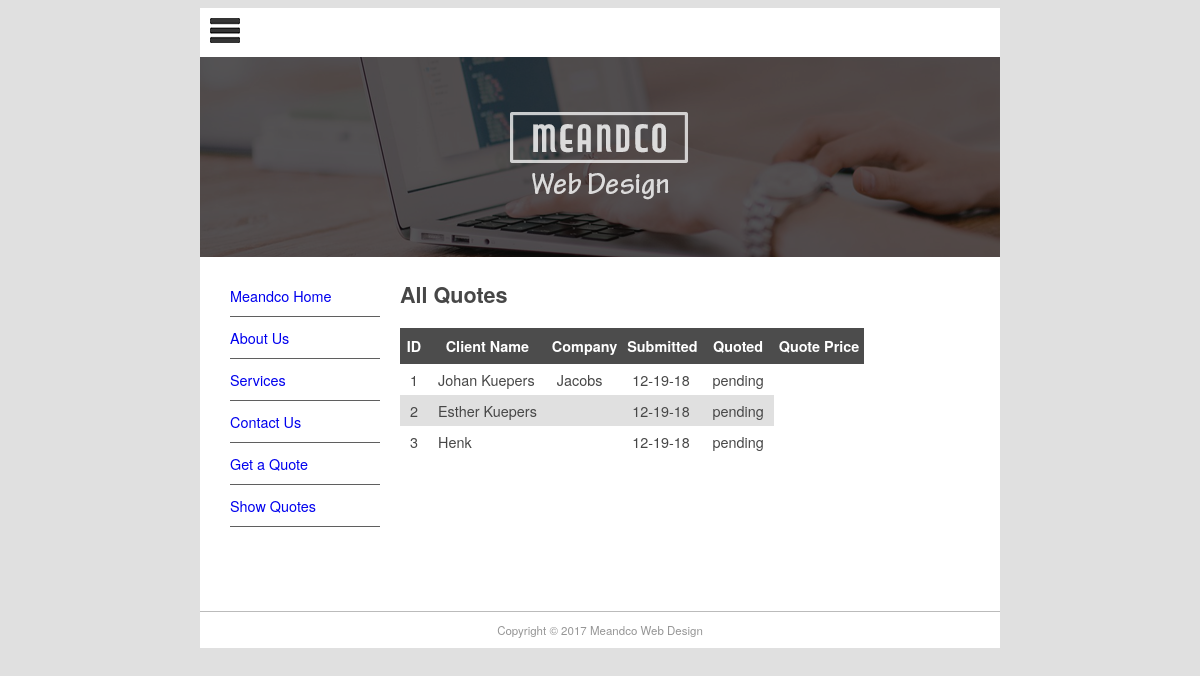
The page /quote/show on the database as committed earlier.
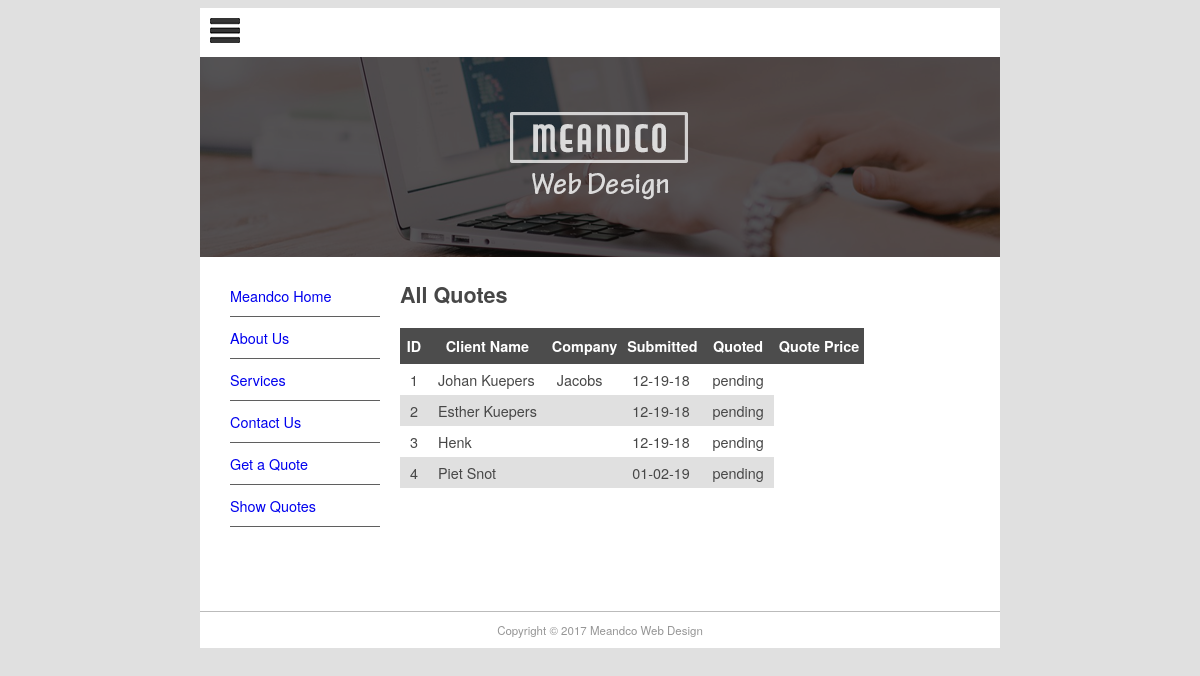
The same page on the database as committed later.
### pages/models.py (models this page shows, shortened)
class Page(models.Model):
    title = models.CharField(max_length=60)
    permalink = models.CharField(max_length=12, unique=True)
    update_date = models.DateTimeField('Last Updated')
    bodytext = models.TextField('Page Content', blank=True)

### quotes/models.py (models this page shows, shortened)
class Quote(models.Model):
    name = models.CharField(max_length=100)
    position = models.CharField(max_length=60, blank=True)
    company = models.CharField(max_length=60, blank=True)
    address = models.CharField(max_length=200, blank=True)
    phone = models.CharField(max_length=30, blank=True)
    email = models.EmailField()
    web = models.URLField(blank=True)
    description = models.TextField()
    sitestatus = models.CharField(max_length=20, choices=STATUS_CHOICES)
    priority = models.CharField(max_length=40, choices=PRIORITY_CHOICES)
    jobfile = models.FileField(upload_to='uploads/', blank=True)
    submitted = models.DateField(auto_now_add=True)
    quotedate = models.DateField(blank=True, null=True)
    quoteprice = models.DecimalField(decimal_places=2, max_digits=7, blank=True, default=0)
    username = models.ForeignKey(User, blank=True, null=True, on_delete=models.CASCADE)

### quotes/views.py (the view)
# urls.py: path('show', QuoteList.as_view(), name='show-quotes')
class QuoteList(ListView):
    model = Quote
    context_object_name = 'all_quotes'
    def get_context_data(self, **kwargs):
        context = super(QuoteList, self).get_context_data(**kwargs)
        context['page_list'] = Page.objects.all()
        return context

### quotes/templates/quotes/quote_list.html (shortened to what this page needs)
{% extends "quotes/quote.html" %}
{% block content %}
    <h1>All Quotes</h1>
<table style="border-collapse:collapse">
    <tr class="quotehdr"><th>ID</th><th>Client Name</th>
        <th>Company</th><th>Submitted</th>
        <th>Quoted</th><th>Quote Price</th>
    </tr>
    {% for quote in all_quotes %}
    <tr class="quoterow {% cycle '' 'altrow' %}">
        <td>{{ quote.id }}</td>
        <td>{{ quote.name }}</td>
        <td>{{ quote.company }}</td>
        <td>{{ quote.submitted|date:"m-d-y" }}</td>
        <td>{{ quote.quotedate|date:"m-d-y"|default:"pending" }}</td>
    </tr>
    {% endfor %}
</table>
{% endblock content %}

### quotes/templates/quotes/quote.html (shortened to what this page needs)
{% extends "base.html" %}
{% block sidenav %}
    {% for page in page_list %}
        <li><a href="{{ page.permalink }}">{{ page.title }}</a></li>
    {% endfor %}
{% endblock sidenav %}

### mfdw_site/templates/base.html (shortened to what this page needs)
{% load static %}
<!DOCTYPE html>
<html>
<head>
    <link href="{% static 'main.css' %}" rel="stylesheet" type="text/css">
</head>
<body>
    <div id="wrapper">
        <header id="header">
            <div id="logo">
                <img src="{% static 'logo.jpg' %}" alt=""/>
            </div>
            <div id="topbanner">
                <img src="{% static 'top_banner.png' %}" width="800" height="200" alt=""/>
            </div>
        </header>
        <aside id="leftsidebar">
            <nav id="nav">
                <ul>
                    {% block sidenav %}{% endblock sidenav %}
                    <li><a href="/contact">Contact Us</a></li>
                    <li><a href="/quote/">Get a Quote</a></li>
                    <li><a href="/quote/show">Show Quotes</a></li>
                </ul>
            </nav>
        </aside>
        <section id="main">
            {% block content %}{% endblock content %}
        </section>
        <footer id="footer">Copyright &copy; 2017 Meandco Web Design</footer>
    </div>
</body>
</html>

### mfdw_site/static/main.css (style rules this page uses)
#header { border-style: none; width: 800px; height: auto; }
#wrapper { margin-top: 0px; margin-left: auto; margin-right: auto; background-color: #FFFFFF; width: 800px; }
body { background-color: #E0E0E0; font-family: Gotham, "Helvetica Neue", Helvetica, Arial, sans-serif; font-size: 0.9em; text-align: justify; color: #474747; }
#footer { text-align: center; font-size: 0.8em; margin-top: 5px; padding-top: 10px; padding-bottom: 10px; background-color: #FFFFFF; border-top: thin solid #BBBBBB; clear: both; color: #969696; }
#nav li { padding-top: 10px; padding-bottom: 10px; font-size: 1em; list-style-type: none; border-bottom: thin solid #5F5F5F; color: #4C4C4C; left: 0px; list-style-position: inside; margin-left: -10px; }
#nav li a { text-decoration: none; }
#leftsidebar { width: 180px; height: 350px; float: left; }
#main { width: 560px; float: left; margin-left: 20px; margin-right: 10px; padding-right: 10px; }
#logo { padding: 10px; }
.quotehdr th { background-color: #4c4c4c; color: white; text-align: center; padding: 8px 5px; border: none; }
.quoterow td { padding: 5px 10px; }
.altrow { background-color: #e0e0e0 }

Rows that differ between the two databases and show on the page:
added Quote: id "4", name "Piet Snot", submitted "01-02-19", quotedate "pending"
